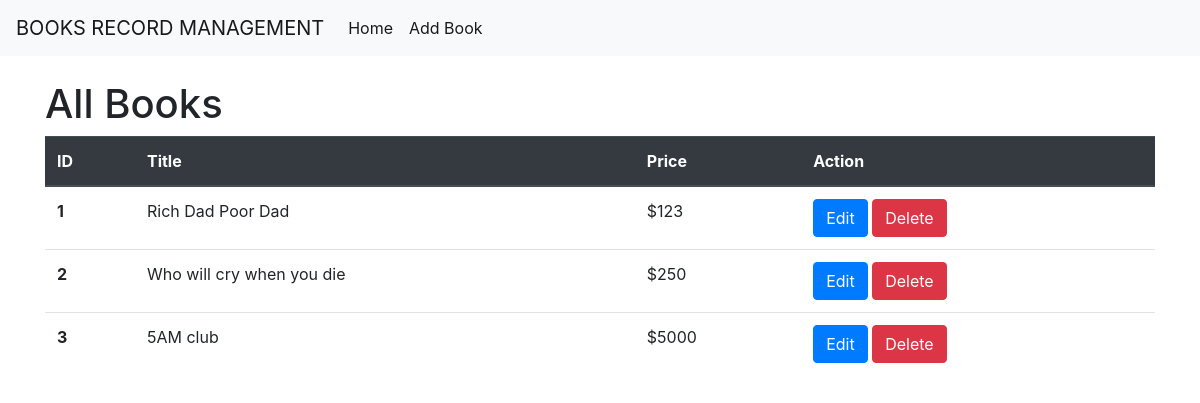
The app's page /, older data.
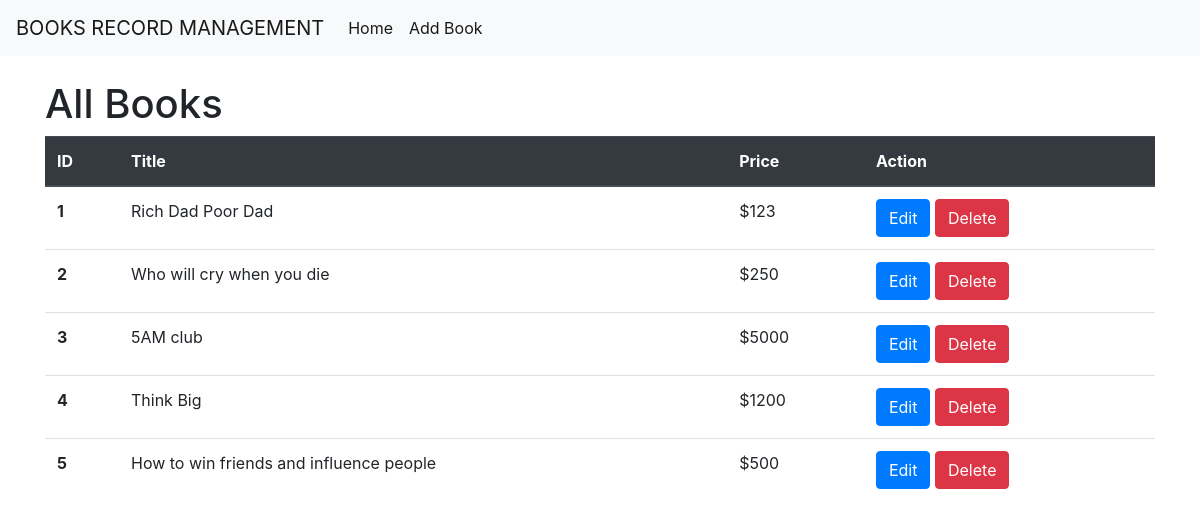
The same page, newer data.
### app/models.py (models this page shows, shortened)
class Book(models.Model):
    title=models.CharField(max_length=40)
    price=models.CharField(max_length=10)

### app/views.py (the view)
# urls.py: path('', views.book),
def book(request):
    books = Book.objects.all()
    return render(request, 'viewbook.html', {"books":books})

### app/templates/viewbook.html (shortened to what this page needs)
<!doctype html>
<html lang="en">
  <head>
    <link rel="stylesheet" href="https://cdn.jsdelivr.net/npm/bootstrap@4.4.1/dist/css/bootstrap.min.css">
  </head>
  <body>
    <nav class="navbar navbar-expand-lg navbar-light bg-light">
      <a class="navbar-brand" href="/">BOOKS RECORD MANAGEMENT</a>
      <div class="collapse navbar-collapse" id="navbarText">
        <ul class="navbar-nav mr-auto">
          <li class="nav-item active">
            <a class="nav-link" href="/">Home <span class="sr-only">(current)</span></a>
          </li>
          <li class="nav-item active">
            <a class="nav-link" href="add_book/">Add Book</a>
          </li>
        </ul>
      </div>
    </nav>
    <div class="container">
      <h1 class="mt-4">All Books</h1>
      <table class="table">
        <thead class="thead-dark">
          <tr>
            <th scope="col">ID</th>
            <th scope="col">Title</th>
            <th scope="col">Price</th>
            <th scope="col">Action</th>
          </tr>
        </thead>
        <tbody>
          {% for i in books %}
          <tr>
            <th scope="row">{{ forloop.counter }}</th>
            <td>{{ i.title }}</td>
            <td>{{ i.price }}</td>
            <td>
              <a href="/edit_book?bookid={{i.id}}"> <button type="button" class="btn btn-primary">Edit</button></a>
              <a href="{% url 'delete_book' i.id %}"> <button type="button" class="btn btn-danger">Delete</button></a>
            </td>
          </tr>
          {% endfor %}
        </tbody>
      </table>
    </div>
  </body>
</html>

Row changes from the older to the newer data that the page shows:
added Book: title "Think Big", price "$1200"
added Book: title "How to win friends and influence people", price "$500"
